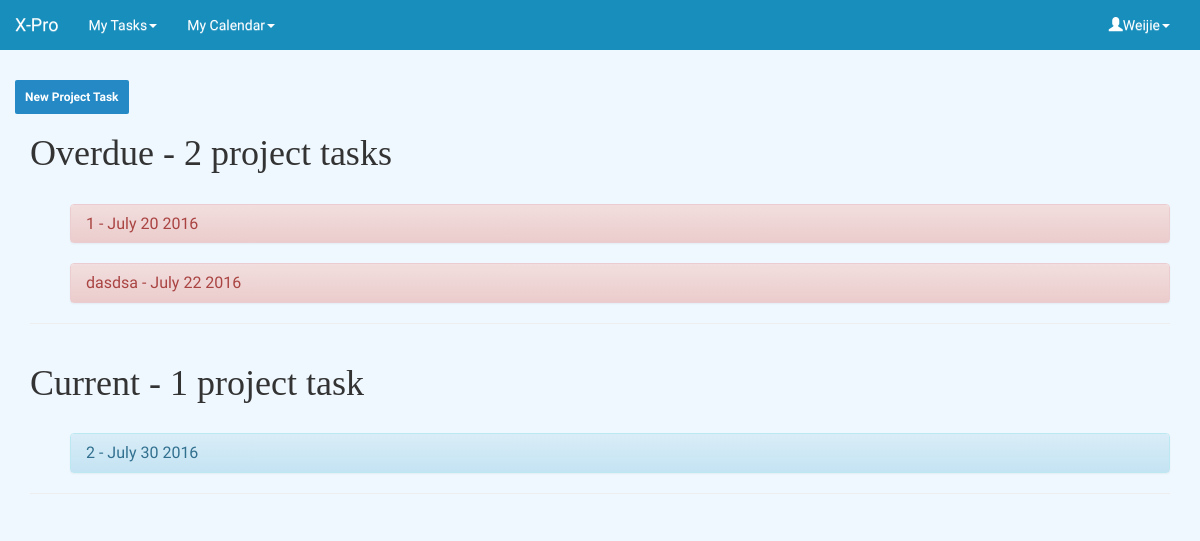
The page /MyCalendar/TaskList/project/9/ (signed in) on the database its author committed.
### MyCalendar/models.py (models this page shows, shortened)
class UserProfile(models.Model):
    user = models.OneToOneField(User, on_delete=models.CASCADE)
    display_name = models.CharField(max_length=30, default='Set a Display Name here!')

class ProjectTask(models.Model):
    project = models.ForeignKey(Project, on_delete=models.CASCADE)
    project_task_name = models.CharField(max_length=255)
    project_task_date = models.DateField(null=True, default=date.today(), verbose_name='Deadline')
    description = models.TextField(blank=True)
    completed = models.BooleanField(default=False)
    completed_date = models.DateField(null=True, blank=True, verbose_name='Date Completed')
    def __str__(self):
        return self.project_task_name

### MyCalendar/views.py (the view)
# urls.py: url(r'^TaskList/project/(?P<project_id>[0-9]+)/$', views.projectTaskListView, name="project_tasklist"),
@login_required
def projectTaskListView(request, project_id):
    current_project = Project.objects.get(pk=project_id)
    project_tasks = ProjectTask.objects.filter(project=current_project).order_by('project_task_date')
    overdue_project_tasks = []
    current_project_tasks = []
    completed_project_task = []
    if request.user != current_project.user:
        raise Http404('Project does not exist.')
    for task in project_tasks:
        if (task.project_task_date >= date.today()) and (task.completed is False):
            current_project_tasks.append(task)
        elif (task.project_task_date < date.today()) and (task.completed is False):
            overdue_project_tasks.append(task)
        else:
            completed_project_task.append(task)
    date_today = date.today()
    number_of_current_tasks = len(current_project_tasks)
    number_of_overdue_tasks = len(overdue_project_tasks)
    context = {'current_project_tasks': current_project_tasks,
               'number_of_current_tasks': number_of_current_tasks,
               'overdue_project_tasks': overdue_project_tasks,
               'number_of_overdue_tasks': number_of_overdue_tasks,
               'date_today': date_today,
               'project_id': project_id,
               'completed_project_task': completed_project_task,
               }
    return render(request, 'MyCalendar/ProjectTasksView.html', context)

### MyCalendar/templates/MyCalendar/ProjectTasksView.html (shortened to what this page needs)
{% extends 'MyCalendar/navbar.html' %}
{% block body %}
    <div class="container-fluid">
        <a href="{% url 'MyCalendar:project_taskcreate' project_id %}" class="ff_btn btn_blue">New Project Task</a>
        <div class="container-fluid">
            {% if overdue_project_tasks %}
                <h1> Overdue -
                    {% if number_of_overdue_tasks > 1 %}
                        {{ number_of_overdue_tasks }} project tasks
                    {% elif number_of_overdue_tasks <= 1 %}
                        {{ number_of_overdue_tasks }} project task
                    {% endif %}
                </h1>
                <ol>
                    {% for task in overdue_project_tasks %}
                        <br>
                        <div id="my_font" class="panel-group">
                            <div class="panel panel-danger">
                              <div class="panel-heading">
                                <h4 class="panel-title">
                                    <a data-toggle="collapse" href="#task{{ task.pk }}">{{ task }} - {{ task.project_task_date }}</a>
                                </h4>
                              </div>
                        </div>
                    {% endfor %}
                </ol>
                <hr>
            {% endif %}
        </div>
        <div class="container-fluid">
            {% if current_project_tasks %}
                <h1> Current -
                {% if number_of_current_tasks > 1 %}
                    {{ number_of_current_tasks }} project tasks
                {% elif number_of_current_tasks <= 1 %}
                    {{ number_of_current_tasks }} project task
                {% endif %}
                </h1>
            <ol>
                {% for task in current_project_tasks %}
                    <br>
                    <div id="my_font" class="panel-group">
                        <div class="panel panel-info">
                          <div class="panel-heading">
                            <h4 class="panel-title">
                                <a data-toggle="collapse" href="#{{ task.pk }}">{{ task }} - {{ task.project_task_date }}</a>
                            </h4>
                          </div>
                    </div>
                {% endfor %}
            </ol>
            <hr>
            {% endif %}
        </div>
    </div>
{% endblock %}

### MyCalendar/templates/MyCalendar/navbar.html (shortened to what this page needs)
<!DOCTYPE html>
<html lang="en">
<head>
    <link rel="stylesheet" type="text/css" href="/static/css/bootstrap.min.css">
    <link rel="stylesheet" href="/static/css/bootstrap-theme.min.css">
    <link rel="stylesheet" href="/static/css/style.css">
    <link rel="stylesheet" href="/static/css/wickedpicker.css">
    <link rel="stylesheet" href="//code.jquery.com/ui/1.11.0/themes/smoothness/jquery-ui.css">
</head>
<div id="nav">
    <nav id="custom-bootstrap-menu" class="navbar navbar-custom">
      <div id="my_font" class="container-fluid">
        <div class="navbar-header">
          <a class="navbar-brand" href="{% url 'MyCalendar:home' %}">X-Pro</a>
        </div>
        <div class="collapse navbar-collapse" id="topNavBar">
            <ul class="nav navbar-nav">
                <li class="dropdown">
                    <a href="#" class="dropdown-toggle" data-toggle="dropdown" role="button" aria-haspopup="true" aria-expanded="false">My Tasks<span class="caret"></span></a>
                </li>
                <li class="dropdown">
                    <a href="#" class="dropdown-toggle" data-toggle="dropdown" role="button" aria-haspopup="true" aria-expanded="false">My Calendar<span class="caret"></span></a>
                </li>
            </ul>
                <ul class="nav navbar-nav navbar-right">
                    <li class="dropdown">
                        <a href="#" class="dropdown-toggle" data-toggle="dropdown" role="button" aria-haspopup="true" aria-expanded="false"><span class="glyphicon glyphicon-user"></span>{{ user.userprofile.display_name }}<span class="caret"></span></a>
                    </li>
                </ul>
            </div>
          </div>
        </nav>
    </div>
<body background="/static/images/background.jpg">
{% block body %}
{% endblock %}
</body>
</html>

### static/css/style.css (style rules this page uses)
#custom-bootstrap-menu.navbar-custom .navbar-brand { color: rgba(255, 255, 255, 1); }
#custom-bootstrap-menu.navbar-custom { font-size: 14px; background-color: rgba(24, 142, 189, 1); border-width: 0px; border-radius: 0px; }
#custom-bootstrap-menu.navbar-custom .navbar-nav>li>a { color: rgba(255, 255, 255, 1); background-color: rgba(255, 0, 0, 0); }
a { text-decoration: none; }
.ff_btn { border: 0 none; border-radius: 2px 2px 2px 2px; color: #fff; cursor: pointer; display: inline-block; font-family: 'Maven Pro', sans-serif; font-size: 12px; font-weight: bold; line-height: 20px; margin-bottom: 0; margin-top: 10px; padding: 7px 10px; text-transform: none; transition: all 0.3s ease 0s; -moz-transition: all 0.3s ease 0s; -webkit-transition: all 0.3s ease 0s; text-align: center; }
.btn_blue { background:#2489c5 }
a.ff_btn { text-decoration: none; color: white; }
h1 { font-family: 'Slabo 27px', serif; }
#my_font { font-family: 'Maven Pro', sans-serif; }

### rows shown on the page
ProjectTask: project_task_name "1", project_task_date "July 20 2016"
ProjectTask: project_task_name "dasdsa", project_task_date "July 22 2016"
ProjectTask: project_task_name "2", project_task_date "July 30 2016"

### other values the page prints
{{ user.userprofile.display_name }} "Weijie"
{{ number_of_overdue_tasks }} "2"
{{ number_of_current_tasks }} "1"
